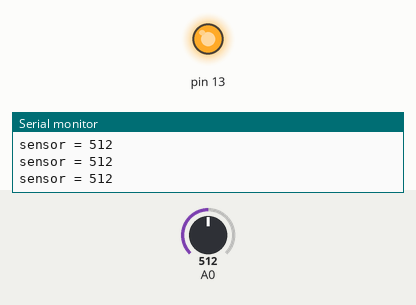
This sketch was run on a simulated Arduino Uno, built with avr-gcc and run on an emulated ATmega328P. Shown: output pins drawn as LEDs (lit = HIGH), the last lines printed to the serial monitor. The inputs (shaded band) are chosen by the test bench; at power-on: A0 = 512.

Above: at 1.2 s.
1.3 s: A0 set to 12
2.8 s: A0 set to 9
At 4.0 s:
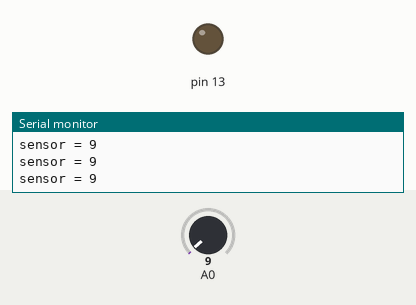
4.3 s: A0 set to 122
At 5.5 s:
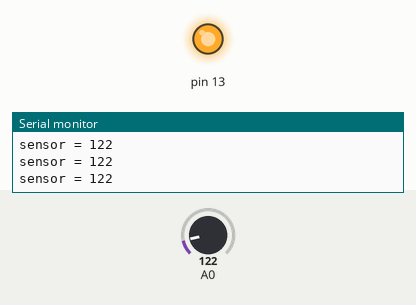
5.8 s: A0 set to 0
At 6.8 s:
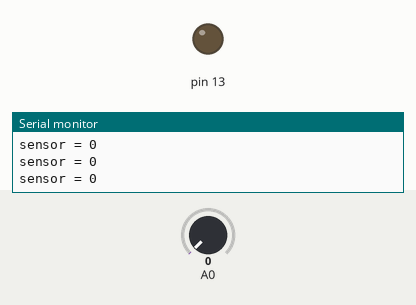
Timing chart, 0 to 8.3 s (numbered marks = the images above; inputs shaded):
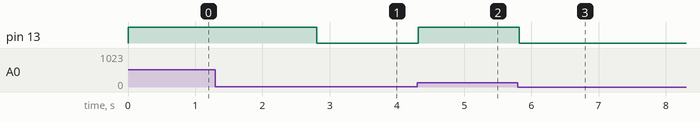

Measured:
- the behaviour switches between 11 and 10 on A0 (found by bisection; images 0 and 1)
- after the input at 2.8 s, pin 13: HIGH → LOW at once
- after the input at 4.3 s, pin 13: LOW → HIGH at once
- after the input at 5.8 s, pin 13: HIGH → LOW at once

The sketch:

forcesensor.ino
```cpp
int sensor = 0;
void setup(){
  pinMode(A0, INPUT);
  pinMode(13, OUTPUT);
  Serial.begin(9600);
}
void loop(){
  sensor = analogRead(A0);
  if (sensor > 10) {
    digitalWrite(13, HIGH);
  } else {
    digitalWrite(13, LOW);
  }
  Serial.print("sensor = ");
  Serial.println(sensor);
  delay(100); // Wait for 100 millisecond(s)
}
  
```
